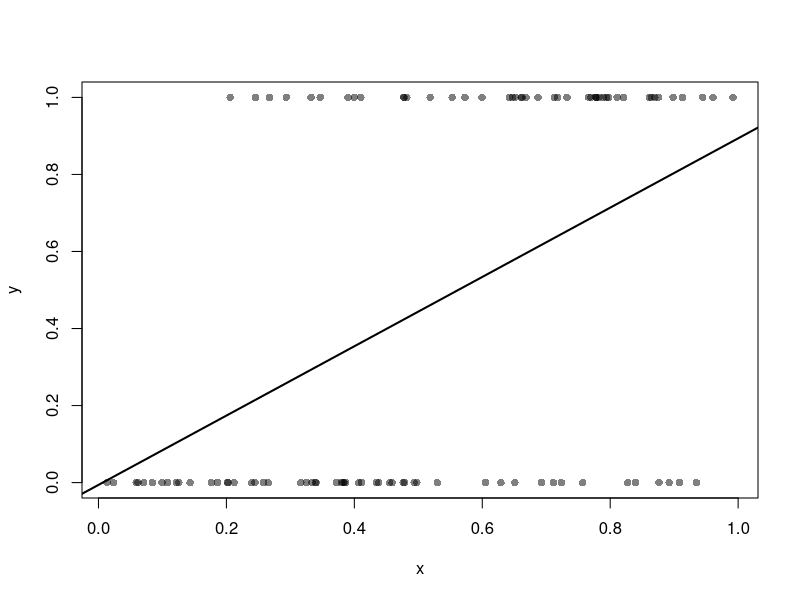
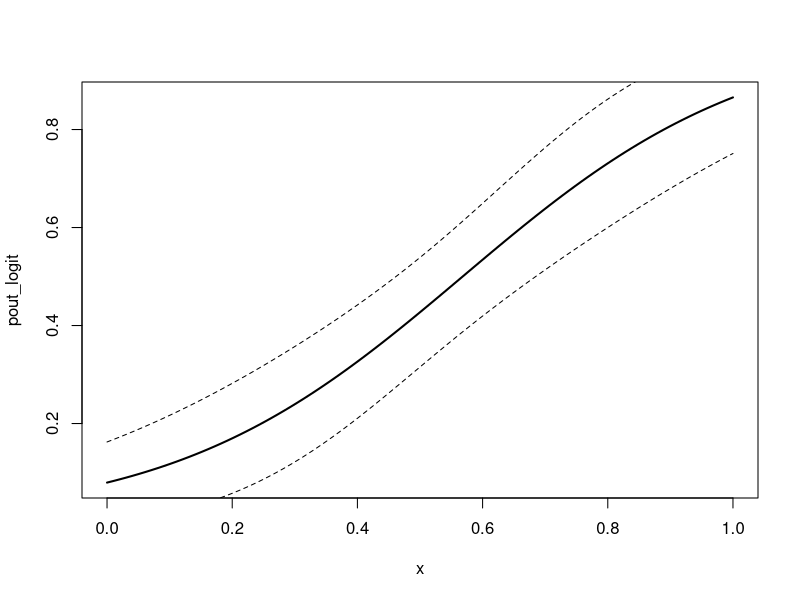
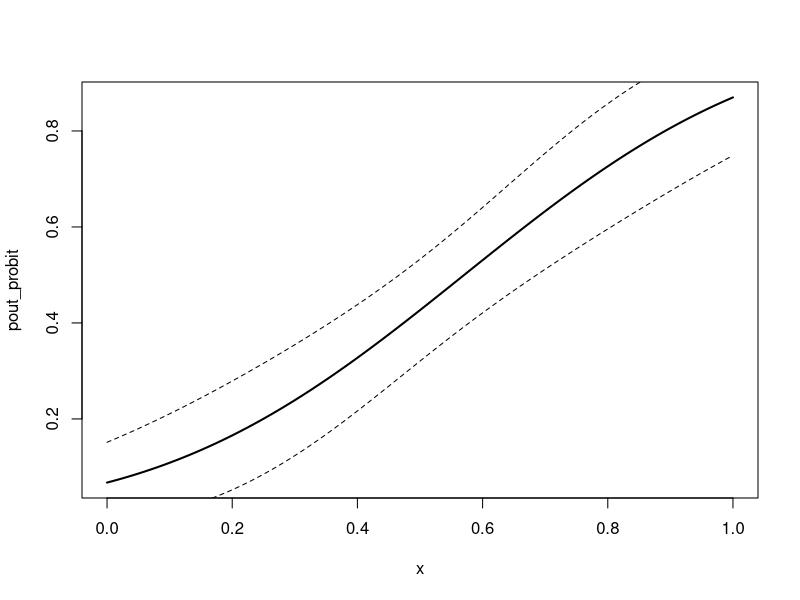
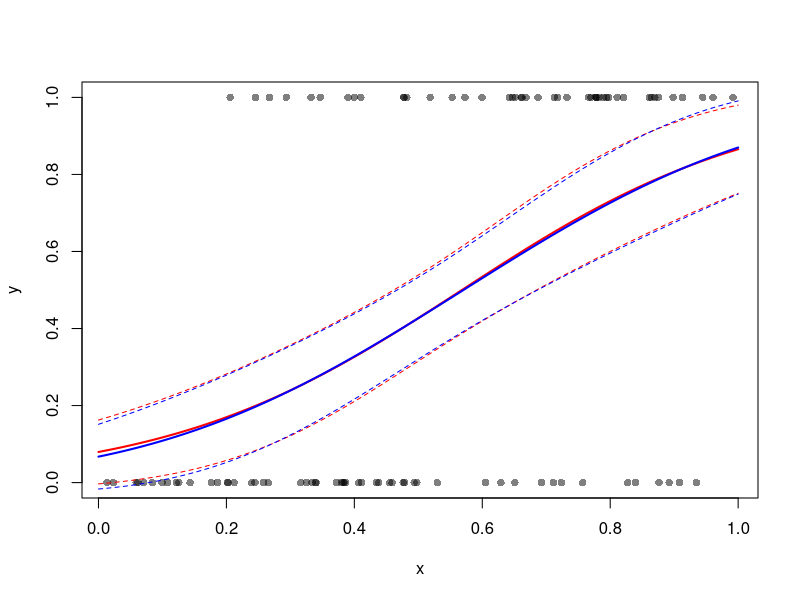
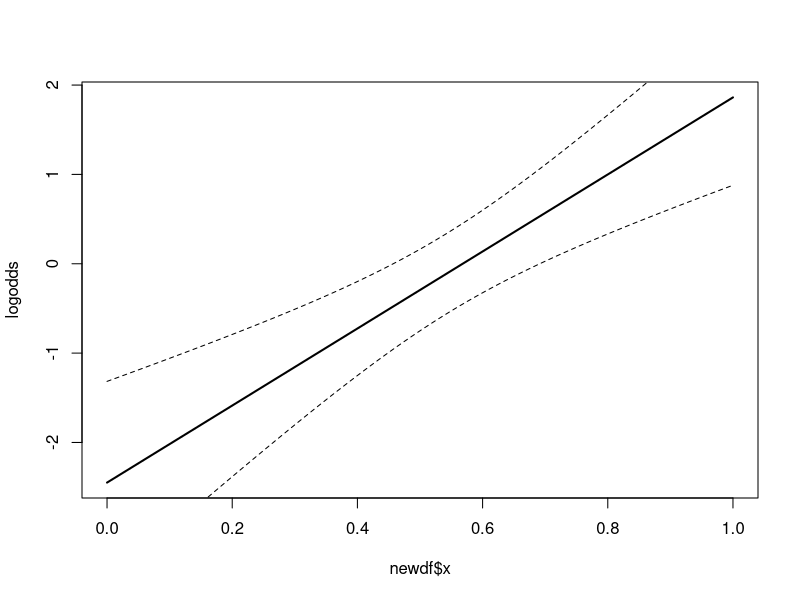
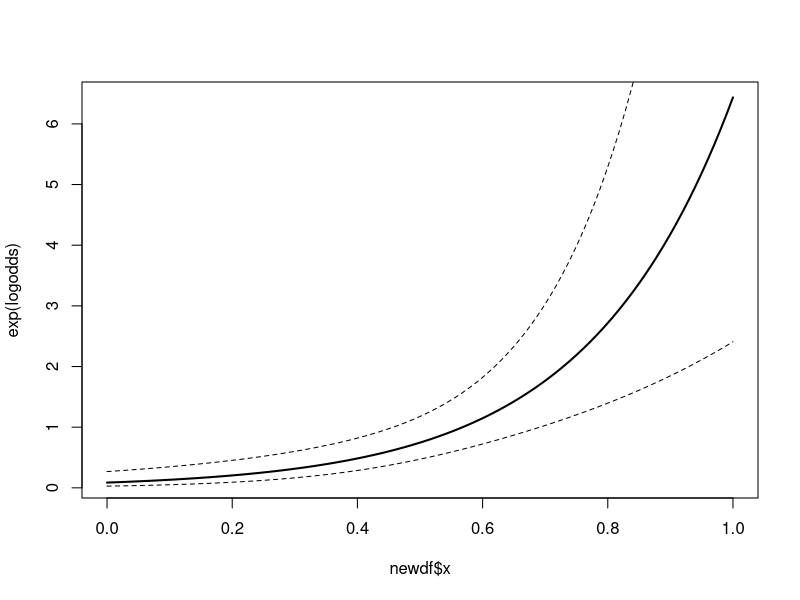

Recreate these plots in R, in order.
#' # Binary Outcome GLM Plots #
#' 
#' Unlike with linear models, interpreting GLMs requires looking at predicted values and this is often easiest to understand in the form of a plot.
#' Let's start by creating some binary outcome data in a simple bivariate model:
set.seed(1)
n <- 100
x <- runif(n,0,1)
y <- rbinom(n,1,x)
#' If we look at this data, we see that that there is a relationship between `x` and `y`, where we are more likely to observe `y==1` at higher values of `x`. We can fit a linear model to these data, but that fit is probably inappropriate, as we can see in the linear fit shown here:
plot(y~x, col=NULL, bg=rgb(0,0,0,.5), pch=21)
abline(lm(y~x), lwd=2)
#'
#' We can use the `predict` function to obtain predicted probabilities from other model fits to see if they better fit the data.
#'
#' ## Predicted probabilities for the logit model ##
#' We can start by fitting a logit model to the data:
m1 <- glm(y ~ x, family=binomial(link='logit'))
#' As with OLS, we then construct the input data over which we want to predict the outcome:
newdf <- data.frame(x=seq(0, 1, length.out = 100))
#' Because GLM relies on a link function, `predict` allows us to both extract the linear predictions as well as predicted probabilities through the inverse link. The default value for the `type` argument (`type='link'`) gives predictions on the scale of the linear predicts. For logit models, these are directly interpretable as log-odds, but we'll come back to that in a minute. When we set `type='response'`, we can obtain predicted probabilities:
newdf$pout_logit <- predict(m1, newdf, se.fit=TRUE, type='response')$fit
#' We also need to store the standard errors of the predicted probabilities and we can use those to build confidence intervals:
newdf$pse_logit <- predict(m1, newdf, se.fit=TRUE, type='response')$se.fit
newdf$pupper_logit <- newdf$pout_logit + (1.96*newdf$pse_logit) # 95% CI upper bound
newdf$plower_logit <- newdf$pout_logit - (1.96*newdf$pse_logit) # 95% CI lower bound
#' With these data in hand, it is trivial to plot the predicted probability of `y` for each value of `x`:
with(newdf, plot(pout_logit ~ x, type='l', lwd=2))
with(newdf, lines(pupper_logit ~ x, type='l', lty=2))
with(newdf, lines(plower_logit ~ x, type='l', lty=2))
#'
# ## Predicted probabilities for the probit model ##
#' We can repeat the above procedure exactly in order to obtain predicted probabilities for the probit model. All we have to change is value of `link` in our original call to `glm`:
m2 <- glm(y ~ x, family=binomial(link='probit'))
newdf$pout_probit <- predict(m2, newdf, se.fit=TRUE, type='response')$fit
newdf$pse_probit <- predict(m2, newdf, se.fit=TRUE, type='response')$se.fit
newdf$pupper_probit <- newdf$pout_probit + (1.96*newdf$pse_probit)
newdf$plower_probit <- newdf$pout_probit - (1.96*newdf$pse_probit)
#' Here's the resulting plot, which looks very similar to the one from the logit model:
with(newdf, plot(pout_probit ~ x, type='l', lwd=2))
with(newdf, lines(pupper_probit ~ x, type='l', lty=2))
with(newdf, lines(plower_probit ~ x, type='l', lty=2))
#' Indeed, we can overlay the logit model (in red) and the probit model (in blue) and see that both models provide essentially identical inference. It's also helpful to have the original data underneath to see how the predicted probabilities communicate information about the original data:
# data
plot(y~x, col=NULL, bg=rgb(0,0,0,.5), pch=21)
# logit
with(newdf, lines(pout_logit ~ x, type='l', lwd=2, col='red'))
with(newdf, lines(pupper_logit ~ x, type='l', lty=2, col='red'))
with(newdf, lines(plower_logit ~ x, type='l', lty=2, col='red'))
# probit
with(newdf, lines(pout_probit ~ x, type='l', lwd=2, col='blue'))
with(newdf, lines(pupper_probit ~ x, type='l', lty=2, col='blue'))
with(newdf, lines(plower_probit ~ x, type='l', lty=2, col='blue'))
#' Clearly, the model does an adequate job predicting `y` for high and low values of `x`, but offers a less accurate prediction for middling values.
#' Note: You can see the influence of the logistic distribution's heavier tails in its higher predicted probabilities for `y` at low values of `x` (compared to the probit model) and the reverse at high values of `x`.
#'
#' ## Log-odds predictions for logit models ##
#' As stated above, when dealing with `logit` models, we can also directly interpet the log-odds predictions from `predict`.
#' Let's take a look at these using the default `type='link'` argument in `predict`:
logodds <- predict(m1, newdf, se.fit=TRUE)$fit
#' Whereas the predicted probabilities (from above) are strictly bounded [0,1]:
summary(newdf$pout_logit)
#' the log-odds are allowed to vary over any value:
summary(logodds)
#' We can calculate standard errors, use those to build confidence intervals for the log-odds, and then plot to make a more direct interpretation:
logodds_se <- predict(m1, newdf, se.fit=TRUE)$se.fit
logodds_upper <- logodds + (1.96*logodds_se)
logodds_lower <- logodds - (1.96*logodds_se)
plot(logodds ~ newdf$x, type='l', lwd=2)
lines(logodds_upper ~ newdf$x, type='l', lty=2)
lines(logodds_lower ~ newdf$x, type='l', lty=2)
#' From this plot we can see that the log-odds of observing `y==1` are positive when `x>.5` and negative otherwise. 
#' But operating in log-odds is itself confusing because logs are fairly difficult to directly understand. Thus we can translate log-odds to odds by taking `exp` of the log-odds and redrawing the plot with the new data.
#' Recall that the odds-ratio is the ratio of the betting odds (i.e., the odds of `y==1` divided by the odds of `y==0` at each value of `x`). The odds-ratio is strictly lower bounded by 0. When the OR is 1, the ratio of the odds is equal (i.e., at that value of `x`, we are equally likely to see an observation as `y==1` or `y==0`). We saw this in the earlier plot, where the log-odds changed from negative to positive at `x==.5`. An OR greater than 1 means that the odds of `y==1` are higher than the odds of `y==0`. When less than 1, the opposite is true.
plot(exp(logodds) ~ newdf$x, type='l', lwd=2)
lines(exp(logodds_upper) ~ newdf$x, type='l', lty=2)
lines(exp(logodds_lower) ~ newdf$x, type='l', lty=2)
#' This plot shows that when `x` is low, the OR is between 0 and 1, but when `x` is high, the odds-ratio is quite large. At `x==1`, the OR is significantly larger than 1 and possibly higher than 6, suggesting that when `x==`, the odds are 6 times higher for a unit having a value of `y==1` than a value of `y==0`.
